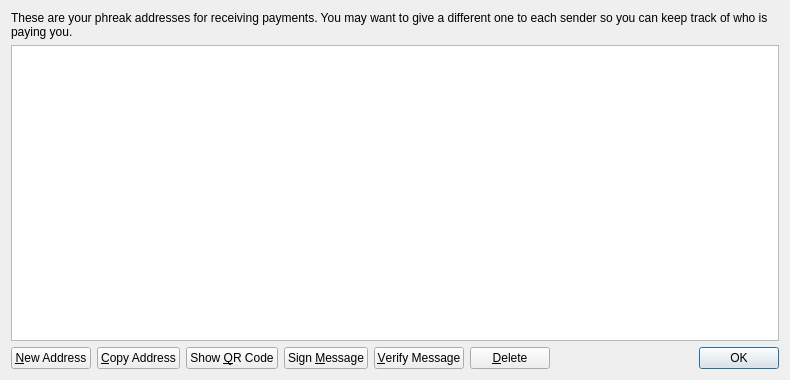
<?xml version="1.0" encoding="UTF-8"?>
<ui version="4.0">
 <class>AddressBookPage</class>
 <widget class="QWidget" name="AddressBookPage">
  <property name="geometry">
   <rect>
    <x>0</x>
    <y>0</y>
    <width>790</width>
    <height>380</height>
   </rect>
  </property>
  <property name="windowTitle">
   <string>Address Book</string>
  </property>
  <layout class="QVBoxLayout" name="verticalLayout">
   <item>
    <widget class="QLabel" name="labelExplanation">
     <property name="text">
      <string>These are your phreak addresses for receiving payments. You may want to give a different one to each sender so you can keep track of who is paying you.</string>
     </property>
     <property name="textFormat">
      <enum>Qt::PlainText</enum>
     </property>
     <property name="wordWrap">
      <bool>true</bool>
     </property>
    </widget>
   </item>
   <item>
    <widget class="QTableView" name="tableView">
     <property name="contextMenuPolicy">
      <enum>Qt::CustomContextMenu</enum>
     </property>
     <property name="toolTip">
      <string>Double-click to edit address or label</string>
     </property>
     <property name="tabKeyNavigation">
      <bool>false</bool>
     </property>
     <property name="alternatingRowColors">
      <bool>true</bool>
     </property>
     <property name="selectionMode">
      <enum>QAbstractItemView::SingleSelection</enum>
     </property>
     <property name="selectionBehavior">
      <enum>QAbstractItemView::SelectRows</enum>
     </property>
     <property name="sortingEnabled">
      <bool>true</bool>
     </property>
     <attribute name="verticalHeaderVisible">
      <bool>false</bool>
     </attribute>
    </widget>
   </item>
   <item>
    <layout class="QHBoxLayout" name="horizontalLayout">
     <item>
      <widget class="QPushButton" name="newAddressButton">
       <property name="toolTip">
        <string>Create a new address</string>
       </property>
       <property name="text">
        <string>&amp;New Address</string>
       </property>
       <property name="icon">
        <iconset resource="../bitcoin.qrc">
         <normaloff>:/icons/add</normaloff>:/icons/add</iconset>
       </property>
      </widget>
     </item>
     <item>
      <widget class="QPushButton" name="copyToClipboard">
       <property name="toolTip">
        <string>Copy the currently selected address to the system clipboard</string>
       </property>
       <property name="text">
        <string>&amp;Copy Address</string>
       </property>
       <property name="icon">
        <iconset resource="../bitcoin.qrc">
         <normaloff>:/icons/editcopy</normaloff>:/icons/editcopy</iconset>
       </property>
      </widget>
     </item>
     <item>
      <widget class="QPushButton" name="showQRCode">
       <property name="text">
        <string>Show &amp;QR Code</string>
       </property>
       <property name="icon">
        <iconset resource="../bitcoin.qrc">
         <normaloff>:/icons/qrcode</normaloff>:/icons/qrcode</iconset>
       </property>
      </widget>
     </item>
     <item>
      <widget class="QPushButton" name="signMessage">
       <property name="toolTip">
        <string>Sign a message to prove you own a phreak address</string>
       </property>
       <property name="text">
        <string>Sign &amp;Message</string>
       </property>
       <property name="icon">
        <iconset resource="../bitcoin.qrc">
         <normaloff>:/icons/edit</normaloff>:/icons/edit</iconset>
       </property>
      </widget>
     </item>
     <item>
      <widget class="QPushButton" name="verifyMessage">
       <property name="toolTip">
        <string>Verify a message to ensure it was signed with a specified phreak address</string>
       </property>
       <property name="text">
        <string>&amp;Verify Message</string>
       </property>
       <property name="icon">
        <iconset resource="../bitcoin.qrc">
         <normaloff>:/icons/transaction_0</normaloff>:/icons/transaction_0</iconset>
       </property>
      </widget>
     </item>
     <item>
      <widget class="QPushButton" name="deleteButton">
       <property name="toolTip">
        <string>Delete the currently selected address from the list</string>
       </property>
       <property name="text">
        <string>&amp;Delete</string>
       </property>
       <property name="icon">
        <iconset resource="../bitcoin.qrc">
         <normaloff>:/icons/remove</normaloff>:/icons/remove</iconset>
       </property>
      </widget>
     </item>
     <item>
      <spacer name="horizontalSpacer">
       <property name="orientation">
        <enum>Qt::Horizontal</enum>
       </property>
       <property name="sizeHint" stdset="0">
        <size>
         <width>40</width>
         <height>20</height>
        </size>
       </property>
      </spacer>
     </item>
     <item>
      <widget class="QDialogButtonBox" name="buttonBox">
       <property name="sizePolicy">
        <sizepolicy hsizetype="Maximum" vsizetype="Fixed">
         <horstretch>0</horstretch>
         <verstretch>0</verstretch>
        </sizepolicy>
       </property>
       <property name="standardButtons">
        <set>QDialogButtonBox::Ok</set>
       </property>
      </widget>
     </item>
    </layout>
   </item>
  </layout>
 </widget>
 <resources>
  <include location="../bitcoin.qrc"/>
 </resources>
 <connections/>
</ui>
